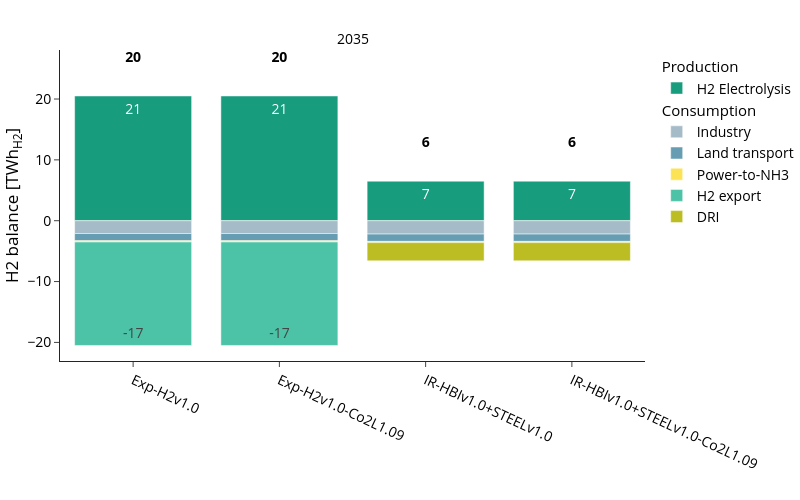

The notebook cell this image was saved under:
### Code cell
fig_name = "hydrogen_balance_TWh"
fig = px.bar(
    df, 
    **fig_kwargs,
    color_discrete_map=colors["hydrogen"],
    category_orders={
        "variable":list(colors["hydrogen"].keys()),
        "scen": scen_order
        },
    #facet_col_spacing=0.1,
    labels={"value":"H2 balance [TWh<sub>H2</sub>]","year":"",
            "variable":"", 
            "scen": ""},

)

# Add legend groups for Production and Consumption
fig = add_production_consumption_legend_groups(fig, df)

update_layout(fig)

# Add supply and demand totals for balance plot
fig = add_balance_totals_to_plot(fig, supply_sum_df, demand_sum_df, 
                                y_offset=5,
                                supply_label='',
                                demand_label='')

print("Supply totals per scenario and year:", supply_sum_df)
print("Demand totals per scenario and year:", demand_sum_df)
fig.show()
save_plotly_fig(df, fig, sdir, f"{idx_group_name}_{fig_name}")

### Figure 1 — Plotly figure (JSON) as saved in the notebook; plotly's stock layout.template omitted (floating-point values rounded to 4 significant figures)
{"data": [{"hovertemplate": "=%{x}<br>H2 balance [TWh<sub>H2</sub>]=%{text}<extra></extra>", "legendgroup": "Production", "legendgrouptitle": {"text": "Production"}, "marker": {"color": "#179c7d", "pattern": {"shape": ""}}, "name": "H2 Electrolysis", "orientation": "v", "showlegend": true, "text": [20.5, 20.5, 6.5, 6.5], "textangle": 0, "textposition": "inside", "texttemplate": "%{y:.0f}", "type": "bar", "x": ["Exp-H2v1.0", "Exp-H2v1.0-Co2L1.09", "IR-HBIv1.0+STEELv1.0", "IR-HBIv1.0+STEELv1.0-Co2L1.09"], "xaxis": "x", "y": [20.5, 20.5, 6.5, 6.5], "yaxis": "y"}, {"hovertemplate": "=%{x}<br>H2 balance [TWh<sub>H2</sub>]=%{text}<extra></extra>", "legendgroup": "Consumption", "legendgrouptitle": {"text": "Consumption"}, "marker": {"color": "#a6bbc8", "pattern": {"shape": ""}}, "name": "Industry", "orientation": "v", "showlegend": true, "text": [-2.1, -2.1, -2.2, -2.2], "textangle": 0, "textposition": "inside", "texttemplate": "%{y:.0f}", "type": "bar", "x": ["Exp-H2v1.0", "Exp-H2v1.0-Co2L1.09", "IR-HBIv1.0+STEELv1.0", "IR-HBIv1.0+STEELv1.0-Co2L1.09"], "xaxis": "x", "y": [-2.1, -2.1, -2.2, -2.2], "yaxis": "y"}, {"hovertemplate": "=%{x}<br>H2 balance [TWh<sub>H2</sub>]=%{text}<extra></extra>", "legendgroup": "Consumption", "legendgrouptitle": {"text": "Consumption"}, "marker": {"color": "#669db2", "pattern": {"shape": ""}}, "name": "Land transport", "orientation": "v", "showlegend": true, "text": [-1.2, -1.2, -1.2, -1.2], "textangle": 0, "textposition": "inside", "texttemplate": "%{y:.0f}", "type": "bar", "x": ["Exp-H2v1.0", "Exp-H2v1.0-Co2L1.09", "IR-HBIv1.0+STEELv1.0", "IR-HBIv1.0+STEELv1.0-Co2L1.09"], "xaxis": "x", "y": [-1.2, -1.2, -1.2, -1.2], "yaxis": "y"}, {"hovertemplate": "=%{x}<br>H2 balance [TWh<sub>H2</sub>]=%{text}<extra></extra>", "legendgroup": "Consumption", "legendgrouptitle": {"text": "Consumption"}, "marker": {"color": "#fce356", "pattern": {"shape": ""}}, "name": "Power-to-NH3", "orientation": "v", "showlegend": true, "text": [-0.2, -0.2, -0.2, -0.2], "textangle": 0, "textposition": "inside", "texttemplate": "%{y:.0f}", "type": "bar", "x": ["Exp-H2v1.0", "Exp-H2v1.0-Co2L1.09", "IR-HBIv1.0+STEELv1.0", "IR-HBIv1.0+STEELv1.0-Co2L1.09"], "xaxis": "x", "y": [-0.2, -0.2, -0.2, -0.2], "yaxis": "y"}, {"hovertemplate": "=%{x}<br>H2 balance [TWh<sub>H2</sub>]=%{text}<extra></extra>", "legendgroup": "Consumption", "legendgrouptitle": {"text": "Consumption"}, "marker": {"color": "#4CC2A6", "pattern": {"shape": ""}}, "name": "H2 export", "orientation": "v", "showlegend": true, "text": [-17.0, -17.0], "textangle": 0, "textposition": "inside", "texttemplate": "%{y:.0f}", "type": "bar", "x": ["Exp-H2v1.0", "Exp-H2v1.0-Co2L1.09"], "xaxis": "x", "y": [-17.0, -17.0], "yaxis": "y"}, {"hovertemplate": "=%{x}<br>H2 balance [TWh<sub>H2</sub>]=%{text}<extra></extra>", "legendgroup": "Consumption", "legendgrouptitle": {"text": "Consumption"}, "marker": {"color": "#BCBD22", "pattern": {"shape": ""}}, "name": "DRI", "orientation": "v", "showlegend": true, "text": [-3.0, -3.0], "textangle": 0, "textposition": "inside", "texttemplate": "%{y:.0f}", "type": "bar", "x": ["IR-HBIv1.0+STEELv1.0", "IR-HBIv1.0+STEELv1.0-Co2L1.09"], "xaxis": "x", "y": [-3.0, -3.0], "yaxis": "y"}, {"hoverinfo": "skip", "mode": "text", "showlegend": false, "text": ["20", "20", "6", "6"], "textfont": {"color": "black", "size": 14, "weight": "bold"}, "textposition": "top center", "type": "scatter", "x": ["Exp-H2v1.0", "Exp-H2v1.0-Co2L1.09", "IR-HBIv1.0+STEELv1.0", "IR-HBIv1.0+STEELv1.0-Co2L1.09"], "xaxis": "x", "y": [25.5, 25.5, 11.5, 11.5], "yaxis": "y"}, {"hoverinfo": "skip", "mode": "text", "showlegend": false, "text": ["", "", "", ""], "textfont": {"color": "black", "size": 14, "weight": "bold"}, "textposition": "bottom center", "type": "scatter", "x": ["Exp-H2v1.0", "Exp-H2v1.0-Co2L1.09", "IR-HBIv1.0+STEELv1.0", "IR-HBIv1.0+STEELv1.0-Co2L1.09"], "xaxis": "x", "y": [15.5, 15.5, 1.6, 1.6], "yaxis": "y"}], "layout": {"annotations": [{"font": {}, "showarrow": false, "text": "2035", "x": 0.5, "xanchor": "center", "xref": "paper", "y": 1, "yanchor": "bottom", "yref": "paper"}], "barmode": "relative", "height": 500, "legend": {"title": {"text": ""}, "tracegroupgap": 0}, "width": 800, "xaxis": {"anchor": "y", "categoryarray": ["Exp-H2v1.0", "Exp-H2v1.0-Co2L1.09", "IR-HBIv1.0+STEELv1.0", "IR-HBIv1.0+STEELv1.0-Co2L1.09"], "categoryorder": "array", "domain": [0, 1], "tickangle": 25, "title": {"text": ""}}, "yaxis": {"anchor": "x", "domain": [0, 1], "title": {"text": "H2 balance [TWh<sub>H2</sub>]"}}}}
